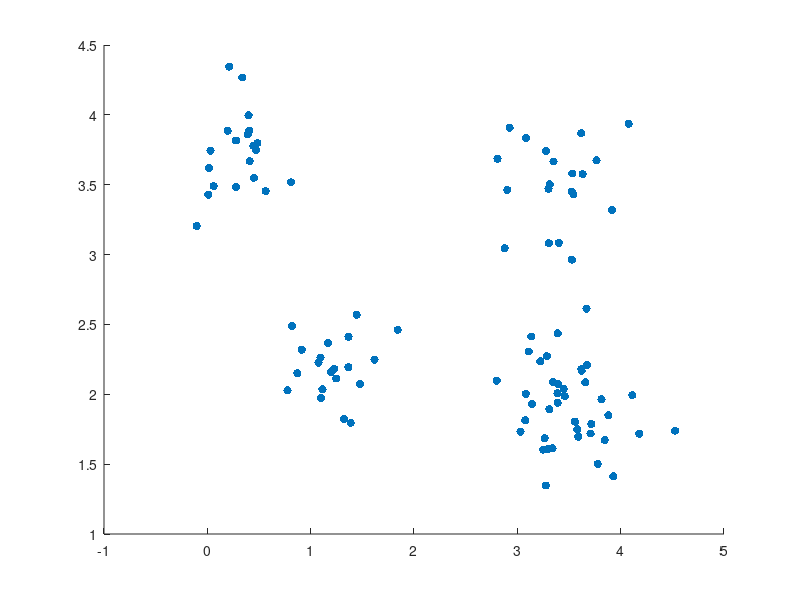

Recreate this plot in MATLAB. (Note: this script raises an error after producing the figure.)
file = fopen('data6.txt', 'r');
X = transpose(fscanf(file, '%g %g', [2 inf]));
scatter(X(:,1), X(:,2), 'filled');

numClasters = 4;
Centers = X(1:numClasters,:);
epsilon = 1e-5;
Qprevious = 1e3;
m = 1;
Q = 999;

while abs(Q - Qprevious) > epsilon
    Qprevious = Q;
    for i = 1:length(X)
        for j = 1:numClasters
            Dist(j) = pdist([X(i,:); Centers(j,:)], 'euclidean');
        end
    [U(i,2), U(i,1)] = min(Dist); 
    end
    
    [Q, claster1, claster2, claster3, claster4] = criterion(X, U);
    
    Centers(1,:) = sum(claster1)/length(claster1);
    Centers(2,:) = sum(claster2)/length(claster2);
    Centers(3,:) = sum(claster3)/length(claster3);
    Centers(4,:) = sum(claster4)/length(claster4);
    
end
figure;
gscatter(X(:,1), X(:,2), U(:,1));
hold on;
plot(Centers(:,1), Centers(:,2), '*');